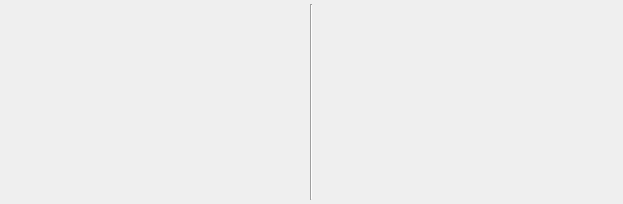
      <widget class="QWidget" name="verticalLayoutWidget">
       <layout class="QHBoxLayout" name="horizontalLayout_2">
        <property name="leftMargin">
         <number>4</number>
        </property>
        <property name="topMargin">
         <number>4</number>
        </property>
        <property name="rightMargin">
         <number>4</number>
        </property>
        <property name="bottomMargin">
         <number>4</number>
        </property>
        <item>
         <widget class="QLabel" name="imagePreviewLabel">
          <property name="sizePolicy">
           <sizepolicy hsizetype="Minimum" vsizetype="Preferred">
            <horstretch>0</horstretch>
            <verstretch>0</verstretch>
           </sizepolicy>
          </property>
          <property name="minimumSize">
           <size>
            <width>300</width>
            <height>196</height>
           </size>
          </property>
          <property name="maximumSize">
           <size>
            <width>16777215</width>
            <height>16777215</height>
           </size>
          </property>
          <property name="baseSize">
           <size>
            <width>256</width>
            <height>256</height>
           </size>
          </property>
          <property name="styleSheet">
           <string notr="true">color: #f1f1f1;
font-family: monospace;
font-size: 24pt;</string>
          </property>
          <property name="text">
           <string/>
          </property>
          <property name="pixmap">
           <pixmap>:/icons/ui/picture.png</pixmap>
          </property>
          <property name="scaledContents">
           <bool>false</bool>
          </property>
          <property name="alignment">
           <set>Qt::AlignCenter</set>
          </property>
         </widget>
        </item>
        <item>
         <widget class="Line" name="line">
          <property name="orientation">
           <enum>Qt::Vertical</enum>
          </property>
         </widget>
        </item>
        <item>
         <widget class="QLabel" name="imageCompressedPreviewLabel">
          <property name="sizePolicy">
           <sizepolicy hsizetype="Minimum" vsizetype="Preferred">
            <horstretch>0</horstretch>
            <verstretch>0</verstretch>
           </sizepolicy>
          </property>
          <property name="minimumSize">
           <size>
            <width>300</width>
            <height>196</height>
           </size>
          </property>
          <property name="maximumSize">
           <size>
            <width>16777215</width>
            <height>16777215</height>
           </size>
          </property>
          <property name="baseSize">
           <size>
            <width>256</width>
            <height>256</height>
           </size>
          </property>
          <property name="styleSheet">
           <string notr="true">color: #f1f1f1;
font-family: monospace;
font-size: 24pt;</string>
          </property>
          <property name="text">
           <string/>
          </property>
          <property name="pixmap">
           <pixmap>:/icons/ui/picture.png</pixmap>
          </property>
          <property name="scaledContents">
           <bool>false</bool>
          </property>
          <property name="alignment">
           <set>Qt::AlignCenter</set>
          </property>
         </widget>
        </item>
       </layout>
      </widget>
